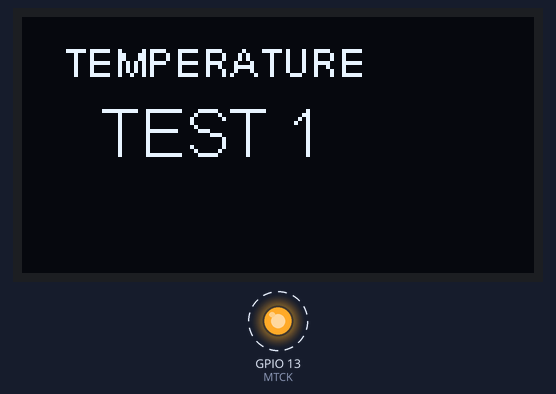
A sketch run on a simulated ESP32. Parts: 128×64 one-colour display, output pins drawn as LEDs (lit = HIGH). Dashed ring = blinking.

Above: at 0.1 s.
Timing chart, 0 to 130.0 s (numbered marks = the images above):
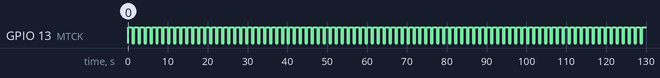

The sketch:

MONICHRON.ino
```cpp
/*
 *  OLED [32x64]??
 *  ESP32 - I2C - OLED-SSD1306
 *  SDA - D21 - D0 (pin23)
 *  SCL - D22 - D4 (pin24)
 *
 *  display.setFont(ArialMT_Plain_10);  <- 10, 16, 24
 *  display.drawString(x, y1, "STRING1");
 *  display.drawString(x, y2, "STRING2");
 *  display.display();
 */
#include <Wire.h>
#include "SSD1306.h"

const int MTCK = 13;
//SSD1306  display(0x3c, 21, 22); // ESP32-Dev-Kit
SSD1306  display(0x3c, 0, 4);     // Monichron Board

void setup() {
  pinMode (MTCK, OUTPUT);                   // GPIO LED

  display.init();
  display.setFont(ArialMT_Plain_10);
  display.drawString(10, 5, "TEMPERATURE");
  display.setFont(ArialMT_Plain_16);
  display.drawString(20, 20, "TEST 1");
  display.display();
}

void loop()
{
  digitalWrite (MTCK, HIGH);              // turn on the LED
  delay(1000);                            // wait 1sec
  digitalWrite (MTCK, LOW);               // turn on the LED
  delay(500);                             // wait 500ms
}
```

Measured:
- by itself, GPIO 13 (MTCK): alternates HIGH for 1.0 s and LOW for 0.50 s
